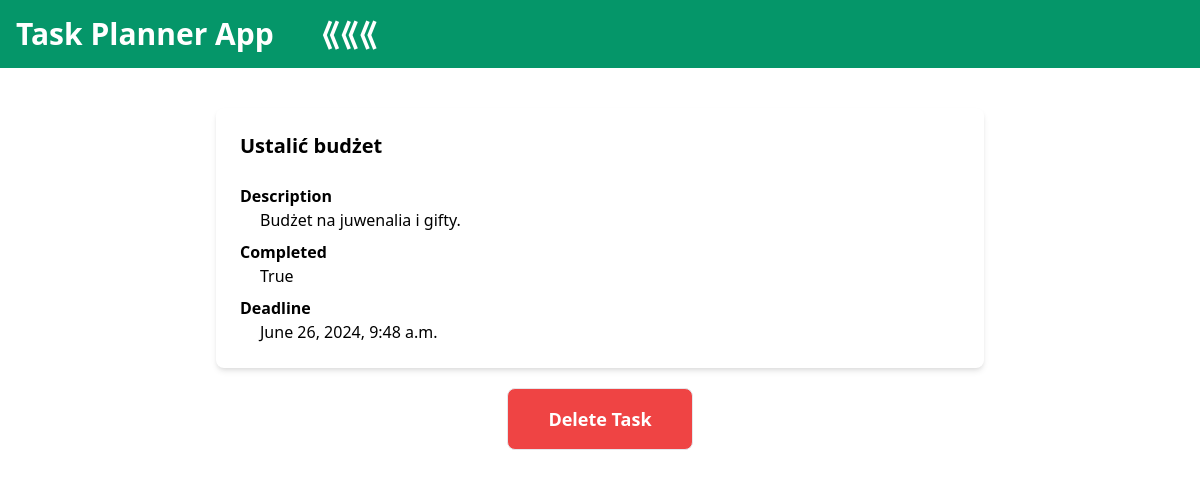
/1/2, run on the app's committed database.
### tasks_app/models.py (models this page shows)
class TaskItem(models.Model):
    task_list   = models.ForeignKey(TaskList, on_delete=models.CASCADE)
    name        = models.CharField(max_length=100, blank=False)
    description = models.CharField(max_length=100)
    complete    = models.BooleanField(default=False)
    due_date    = models.DateTimeField()

### tasks_app/views.py (the view)
# urls.py: path('<int:id>/<int:id_2>', views.task_details, name="task_details"),
def task_details(request,id,id_2):
    task_list = TaskList.objects.get(id=id)
    task = TaskItem.objects.get(id=id_2)
    return render(request, 'task_details.html', {"task":task})

### templates/task_details.html
{% extends "base.html" %}
{% block content %}
<div class="text-left max-w-3xl mx-auto bg-white p-6 rounded-lg shadow-md flex flex-col">
    <div class="mb-4 text-xl font-semibold">{{task.name}}</div>
    <label class="mt-2 font-semibold">Description</label>
    <div class="ml-5">{{ task.description }}</div>
    <label class="mt-2 font-semibold">Completed</label>
    <div class="ml-5">{{ task.complete}}</div>
    <label class="mt-2 font-semibold">Deadline</label>
    <div class="ml-5">{{task.due_date}}</div>
</div>
<button class="bg-red-500 mx-auto text-lg text-white font-semibold mt-5 p-4 px-10 border rounded-lg transition-transform transform hover:bg-red-700">
    <a href='./{{task.id}}/delete_task'>Delete Task</a>
</button>
{% endblock %}

### data on the page
TaskItem: name "Ustalić budżet", description "Budżet na juwenalia i gifty.", complete "True", due_date "June 26, 2024, 9:48 a.m."
